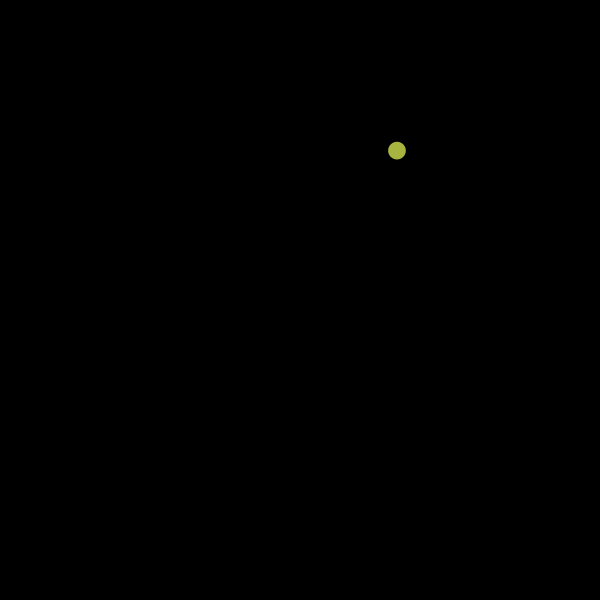
Frame 1 (no input)
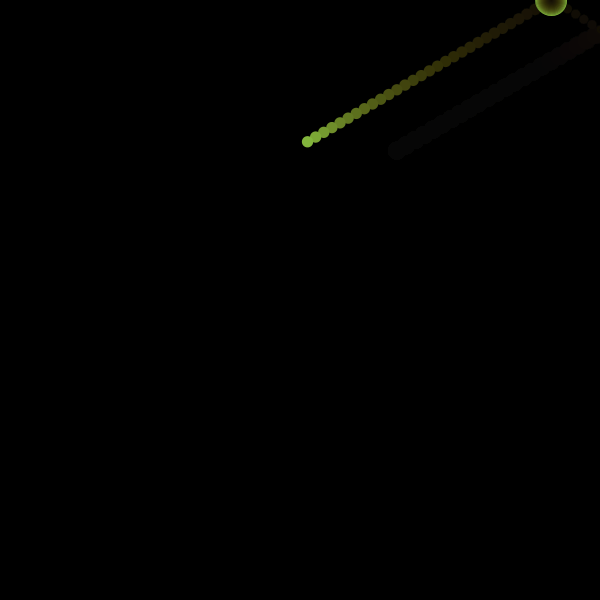
Frame 60 (the mouse pressed at the canvas centre just before this capture)
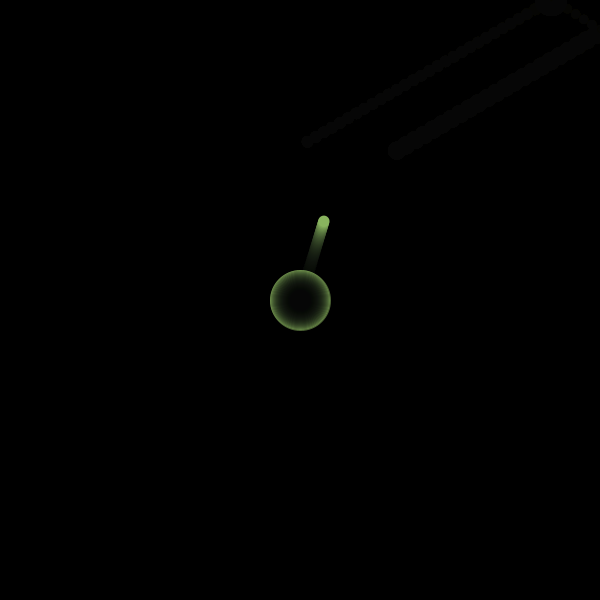
Frame 120 (the mouse held since frame 60 and released just before this capture)

The Processing sketch that drew these frames (run headless with seeded random() and noise(); from frame 60 on, the mouse is pressed at the canvas centre):

// Processing sketch: PCC_wk02A
// ── PCC_wk02A.pde
//bouncing ball parameters

float xLoc = 0;
float yLoc = 0;
float xVel = 0;
float yVel = 0;
float radius = 0;
float white  = 0;
float black  = 0;
float bounce = 0;
float r = 0;
float g = 0;
float b = 0;

// halo parameters
float haloXloc   = 0;
float haloYloc   = 0;
float haloRadius = 0;
float haloAlpha  = 0;
float haloRadiusVel = 0;
float haloAlphaVel = 0;

boolean drawTrail = true;
int myFrameCount = 0;

void setup () 
  { 
  size (600,600);
  background (black);
  xLoc = random(0, width);
  yLoc = random(0, height);
  xVel = random(-10, 10);
  yVel = random(-10, 10);
  radius = random( 4, 20);
  white  = 255;
  black  = 0;
  bounce = -0.9;
  haloRadiusVel = 1;
  haloAlphaVel =  2;

  }


void draw () 
  {
  
    myFrameCount = myFrameCount + 1;
    
  if (drawTrail)
  {
   alphaBackground (20);
  }
  
  if ( frameCount > 600 )
  {
    xVel = 0;
    yVel = 0;   
  }
  
  
  updateLocation();
  checkBounce();
  drawBall();
  drawHalo();
  
 
  }  



 void mousePressed()
   {
   xLoc = mouseX;
   yLoc = mouseY;
   xVel = random(-4, 4);
   yVel = random(-4, 4);
   
   triggerHalo( xLoc, yLoc );
   
   myFrameCount = 0;
   
   println( "the current frame number: " + frameCount);
   }
 
 
 
 void keyPressed()
 {
   if (key == 't' )
   {
     drawTrail = !drawTrail;
   }
 }
 
 void updateLocation()
   {
     xLoc = xLoc + xVel;
     yLoc = yLoc + yVel;
   }
 
 
 
 
 
 void checkBounce ()
 {  
   if ( xLoc < 0 )
     { xVel = xVel * bounce; 
       xLoc = 0;
       radius = random( 4, 20);
       triggerHalo (xLoc, yLoc);
     }
    
  if ( xLoc > width )
     { xVel = xVel * bounce;
       xLoc = width;
       radius = random( 4, 20);
       triggerHalo (xLoc, yLoc);
     }
  
  if ( yLoc < 0 )
     { yVel = yVel * bounce; 
       yLoc = 0;
       radius = random( 4, 20);
       triggerHalo (xLoc, yLoc);
     }
  
  if ( yLoc > height )
     { yVel = yVel * bounce; 
       yLoc = height;
       radius = random( 4, 20);
       triggerHalo (xLoc, yLoc);
     } 
 }
 
 
 
 
 
 void drawBall()
   {
  noStroke();
  r = map( xLoc, 0, width, 0, 255);
  b = map( yLoc, 0, height, 0, 255);
  g = 180;
  
  fill(r, g, b);
  ellipse( xLoc, yLoc, radius, radius); 
   }
 
 
 
 void triggerHalo( float xIn, float yIn ) 
  {
  haloXloc   = xIn;
  haloYloc   = yIn;
  haloRadius = 0;
  haloAlpha  = 255;
  }
 
 
 void drawHalo ()
  {
    
   if ( haloAlpha > 0 )
     {
     haloRadius = haloRadius + haloRadiusVel;
     haloAlpha = haloAlpha   - haloAlphaVel;
     r = map( xLoc, 0, width, 0, 255);
     b = map( yLoc, 0, height, 0, 255);
     g = 180;
     noFill();
     stroke( r , g , b , haloAlpha);
     ellipse( haloXloc, haloYloc, haloRadius, haloRadius);
     }
   }
 
 void alphaBackground ( int alpha)
 {
   noStroke ();
   fill(0, alpha);
   rect(0, 0, width, height);  
 }
 
 void myFrameCount (){}
 
